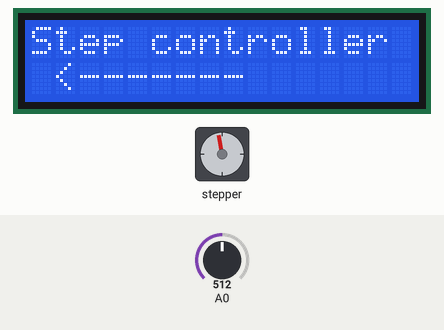
This sketch was run on a simulated Arduino Uno, built with avr-gcc and run on an emulated ATmega328P. On the bench: stepper motor, 16×2 character LCD. Wiring (inferred from the names in the program): stepper motor driver (200 steps per turn assumed): step pin 2; direction pin 3. The inputs (shaded band) are chosen by the test bench; at power-on: A0 = 512.

Above: at 1.2 s.
1.3 s: A0 set to 388
4.3 s: A0 set to 366
At 4.9 s:
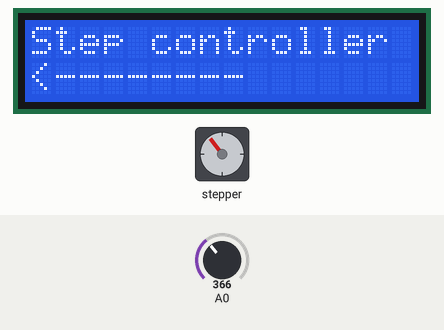
5.8 s: A0 set to 52
7.3 s: A0 set to 45
At 7.4 s:
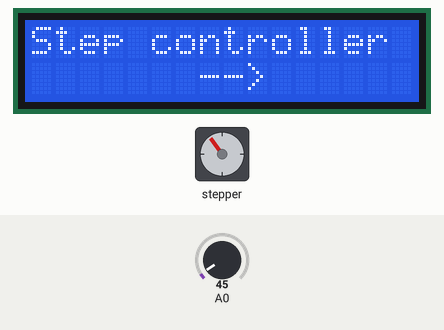
9.4 s: A0 set to 390
At 12.08 s:
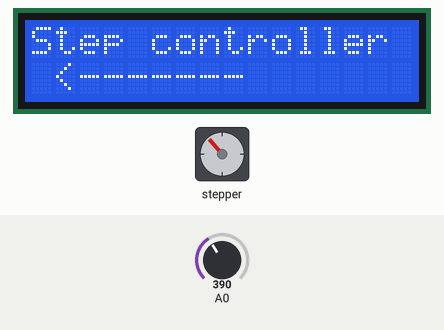
12.4 s: A0 set to 370
At 12.4 s:
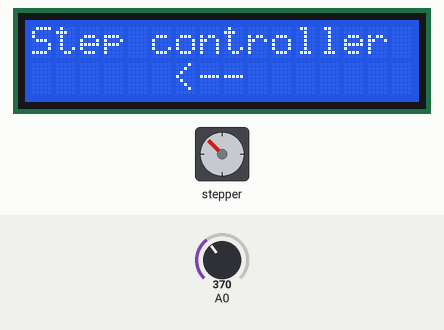
Timing chart, 0 to 14.9 s (numbered marks = the images above; inputs shaded):
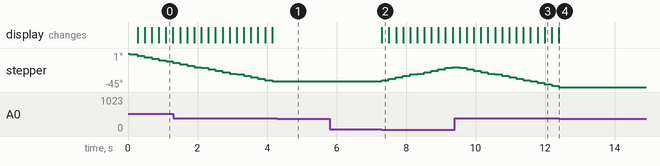

Measured:
- the behaviour switches between 380 and 379 on A0 (found by bisection; images 0 and 1)
- the behaviour switches between 50 and 49 on A0 (found by bisection; images 1 and 2)
- after the input at 4.3 s, stepper: stops changing and stays -37°
- after the input at 5.8 s, every drawn part: stays the same
- after the input at 7.3 s, stepper: keeps turning clockwise at about 9°/s, starting at once; the display: changes at once (image 2)
- after the input at 9.4 s, the display: first changes after 0.14 s (image 3 shows a later state)
- after the input at 12.4 s, stepper: stops changing and stays -45°

The sketch:

singleSteps.ino
```cpp
#include <LiquidCrystal.h>

#define btnRIGHT  0
#define btnUP     1
#define btnDOWN   2
#define btnLEFT   3
#define btnSELECT 4
#define btnNONE   5

#define PIN_STEP  2
#define PIN_DIR   3
#define FORWARD   HIGH
#define BACKWARD  LOW

LiquidCrystal lcd(8, 9, 4, 5, 6, 7);
int actual_direction;
int step_count;

void setup() {

  lcd.begin(16, 2);
  lcd.setCursor(0, 0);
  lcd.print("Step controller");

  pinMode(PIN_STEP, OUTPUT);
  pinMode(PIN_DIR, OUTPUT);

  actual_direction = FORWARD;
  digitalWrite(PIN_DIR, actual_direction);
  step_count = 0;

  update_lcd();
}

void loop() {

  int button = read_buttons();
  if(button == btnLEFT || button == btnRIGHT) {

    if((actual_direction == FORWARD && button == btnLEFT) ||
      (actual_direction == BACKWARD && button == btnRIGHT)) change_direction();
    make_step();
    update_lcd();
    delay(200);
  }
}

void update_lcd() {

  lcd.setCursor(0, 1);
  lcd.print("                ");

  lcd.setCursor(7, 1);
  lcd.print("--");

  if(actual_direction == FORWARD) {
    for(int i = 0; i < step_count; i++) lcd.print("-");
    lcd.print(">");
  } else {
    for(int i = 0; i < step_count; i++) {
      lcd.setCursor(6 - i, 1);
      lcd.print("-");
    }
    lcd.setCursor(7 - step_count - 1, 1);
    lcd.print("<");
  }


}

void make_step() {

  digitalWrite(PIN_STEP, HIGH);
  digitalWrite(PIN_STEP, LOW);
  step_count++;
  if(step_count == 7) step_count = 0;
}

void change_direction() {

  if(actual_direction == FORWARD) actual_direction = BACKWARD;
  else actual_direction = FORWARD;

  digitalWrite(PIN_DIR, actual_direction);
  step_count = -1;
}

int read_buttons() {

 int adc_key_in = analogRead(0);

 if (adc_key_in > 1000) return btnNONE;
 if (adc_key_in < 50)   return btnRIGHT;
 if (adc_key_in < 195)  return btnUP;
 if (adc_key_in < 380)  return btnDOWN;
 if (adc_key_in < 555)  return btnLEFT;
 if (adc_key_in < 790)  return btnSELECT;
}
```
